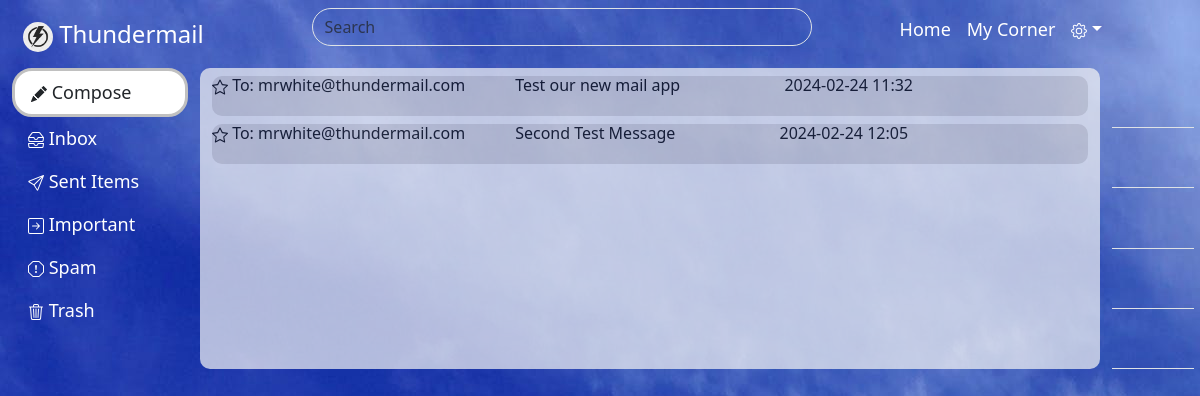
The app's page /sent_items/ (signed in), older data.
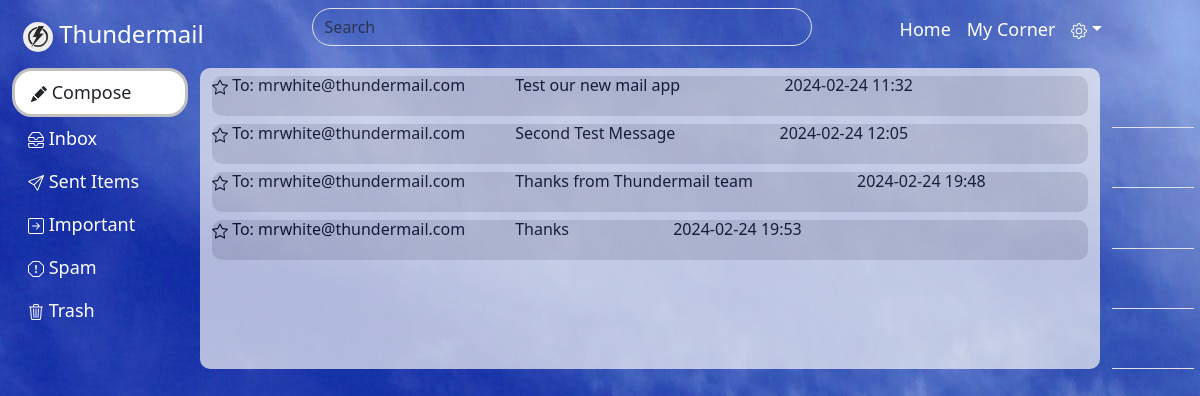
The same page, newer data.
### user_app/models.py (models this page shows)
class Message_Tb(models.Model):
    sender_id=models.ForeignKey(Register_Tb,on_delete=models.CASCADE)
    recipient_id=models.CharField(max_length=50)
    subject=models.CharField(max_length=100,default="No Subject")
    message=models.CharField(max_length=200)
    attachment=models.FileField(upload_to='thunder', blank=True, null=True, default='default.png')
    date=models.CharField(max_length=20)
    time=models.CharField(max_length=20)
    status_reciever=models.CharField(max_length=20,default='unread')
    status_sender=models.CharField(max_length=20,default='none')

### user_app/views.py (the view)
# urls.py: path('sent_items/',views.sent_items,name='sent_items'),
def sent_items(request):
    my_id=request.session['yourself']
    details = Register_Tb.objects.filter(id=my_id)
    messages= Message_Tb.objects.filter(sender_id_id=my_id)
    my_name = details[0].name
    return render(request,'sent_items.html',{'key':my_name,'see':details,'view':messages})

### templates/sent_items.html (shortened to what this page needs)
{% extends 'base.html' %}
{% block content %}
{% for i in view %}
    <a href="{% url 'read_message' i.id %}" style="text-decoration: none; color: black; margin-top: 10px;"><h6 id="inbox">&nbsp;To: {{i.recipient_id}}<span style="margin-left: 50px; margin-right: 100px;">{{i.subject}}</span><span> {{i.date}}</span> {{i.time}}
  </h6></a>
{% endfor %}
{% endblock %}

Row changes from the older to the newer data that the page shows:
added Message_Tb: recipient_id "mrwhite@thundermail.com", subject "Thanks from Thundermail team", date "2024-02-24", time "19:48"
added Message_Tb: recipient_id "mrwhite@thundermail.com", subject "Thanks", date "2024-02-24", time "19:53"
